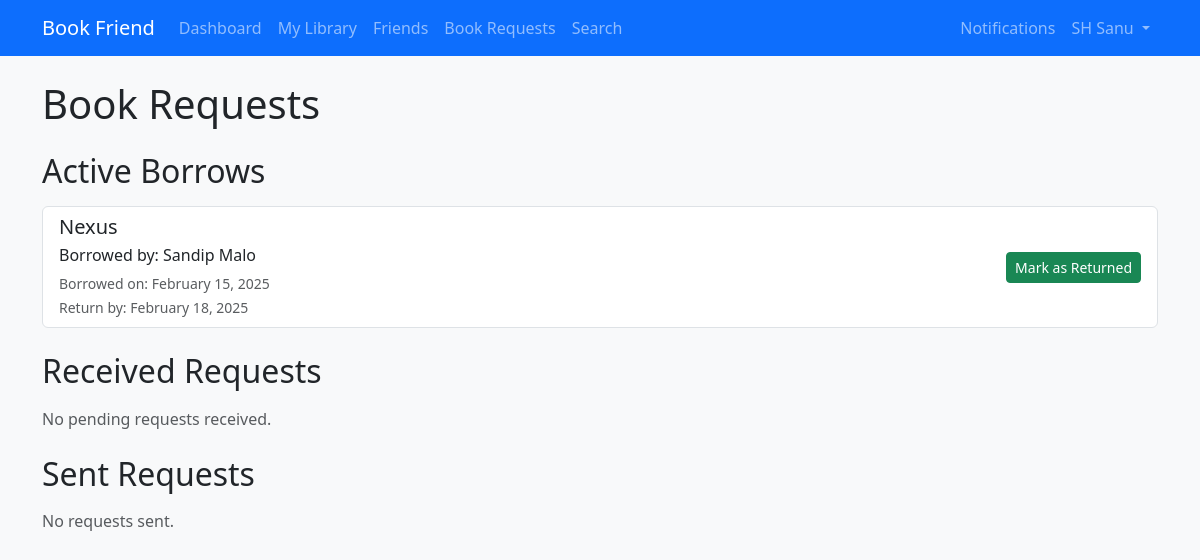
The page /books/requests/ (signed in) on the database as committed earlier.
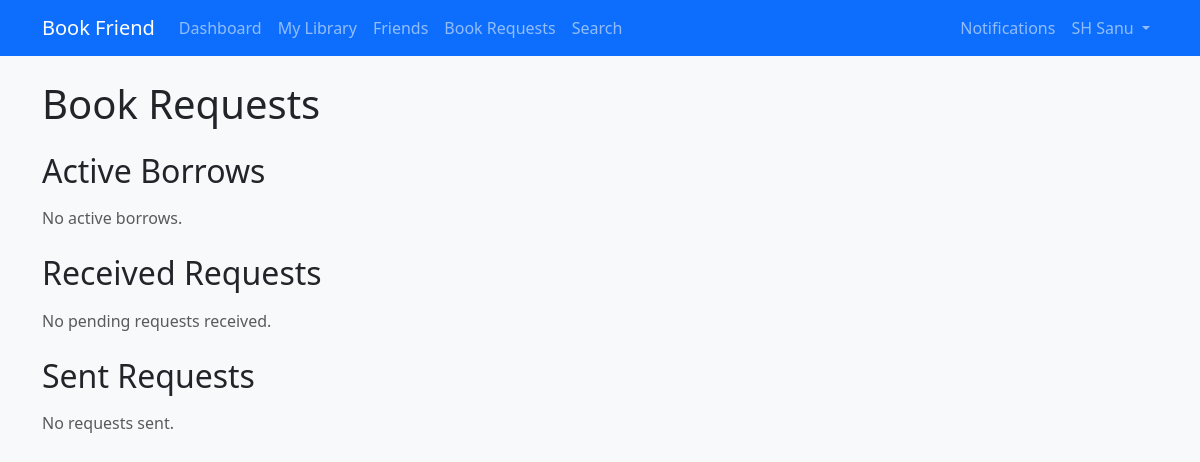
The same page on the database as committed later.
### Core/models.py (models this page shows, shortened)
class BookRequest(models.Model):
    STATUS_CHOICES = [
        ('pending', 'Pending'),
        ('accepted', 'Accepted'),
        ('declined', 'Declined'),
        ('returned', 'Returned'),
    ]
    book = models.ForeignKey(Book, on_delete=models.CASCADE)
    borrower = models.ForeignKey(User, related_name='book_requests_sent', on_delete=models.CASCADE)
    return_date = models.DateField()
    status = models.CharField(max_length=20, choices=STATUS_CHOICES, default='pending')
    created_at = models.DateTimeField(auto_now_add=True)
    returned_at = models.DateTimeField(null=True, blank=True)

class Book(models.Model):
    CONDITION_CHOICES = [
        ('new', 'New'),
        ('like_new', 'Like New'),
        ('good', 'Good'),
        ('fair', 'Fair'),
        ('poor', 'Poor'),
    ]
    owner = models.ForeignKey(User, on_delete=models.CASCADE)
    title = models.CharField(max_length=200)
    author = models.CharField(max_length=200)
    genre = models.CharField(max_length=100)
    condition = models.CharField(max_length=20, choices=CONDITION_CHOICES)
    cover_image = models.ImageField(upload_to='book_covers/', blank=True)
    description = models.TextField(blank=True)
    available = models.BooleanField(default=True)
    created_at = models.DateTimeField(auto_now_add=True)

### Core/views.py (the view)
# urls.py: path("books/requests/", views.book_requests, name="book_requests"),
@login_required
def book_requests(request):
    received_requests = BookRequest.objects.filter(
        book__owner=request.user, status="pending"
    ).select_related("book", "borrower")
    sent_pending_requests = BookRequest.objects.filter(
        borrower=request.user,
        status="pending"
    ).select_related("book", "book__owner")
    sent_returned_requests = BookRequest.objects.filter(
        borrower=request.user,
        status="returned"
    ).select_related("book", "book__owner")
    active_borrows = BookRequest.objects.filter(
        (Q(book__owner=request.user) | Q(borrower=request.user)),
        status="accepted"
    ).select_related("book", "borrower", "book__owner")
    context = {
        "received_requests": received_requests,
        "sent_pending_requests": sent_pending_requests,
        "sent_returned_requests": sent_returned_requests,
        "active_borrows": active_borrows,
    }
    return render(request, "core/books/requests.html", context)

### Core/context_processors.py (called while the page is built)
def notification_count(request):
    if request.user.is_authenticated:
        unread_count = Notification.objects.filter(user=request.user, read=False).count()
        return {'unread_notifications': unread_count}
    return {'unread_notifications': 0}

### templates/core/books/requests.html (shortened to what the changed rows need)
{% extends 'core/base.html' %}
{% load static %}
{% block content %}
<div class="container">
    <h1 class="mb-4">Book Requests</h1>
    <h2 class="mb-3">Active Borrows</h2>
    {% if active_borrows %}
        <div class="list-group mb-4">
            {% for borrow in active_borrows %}
                <div class="list-group-item">
                    <div class="d-flex justify-content-between align-items-center">
                        <div>
                            <h5 class="mb-1">{{ borrow.book.title }}</h5>
                            {% if borrow.borrower == request.user %}
                                <p class="mb-1">Borrowed from: {{ borrow.book.owner.get_full_name }}</p>
                            {% else %}
                                <p class="mb-1">Borrowed by: {{ borrow.borrower.get_full_name }}</p>
                            {% endif %}
                            <small class="text-muted">Borrowed on: {{ borrow.created_at|date:"F d, Y" }}</small><br>
                            <small class="text-muted">Return by: {{ borrow.return_date|date:"F d, Y" }}</small>
                        </div>
                        {% if request.user == borrow.book.owner %}
                        <form method="post" action="{% url 'core:book_return' borrow.id %}">
                            <button type="submit" class="btn btn-success btn-sm">Mark as Returned</button>
                        </form>
                        {% endif %}
                    </div>
                </div>
            {% endfor %}
        </div>
    {% else %}
        <p class="text-muted mb-4">No active borrows.</p>
    {% endif %}
    <h2 class="mb-3">Received Requests</h2>
    {% if received_requests %}
        <div class="list-group mb-4">
            {% for request in received_requests %}
                <div class="list-group-item">
                    <div class="d-flex justify-content-between align-items-center">
                        <div>
                            <h5 class="mb-1">{{ request.book.title }}</h5>
                            <p class="mb-1">Requested by: {{ request.borrower.get_full_name }}</p>
                            <small class="text-muted">Requested on: {{ request.created_at|date:"F d, Y" }}</small><br>
                            <small class="text-muted">Return by: {{ request.return_date|date:"F d, Y" }}</small>
                        </div>
                        <div class="btn-group">
                            <form method="post" action="{% url 'core:book_request_accept' request.id %}" class="d-inline">
                                {% csrf_token %}
                                <button type="submit" class="btn btn-success btn-sm">Accept</button>
                            </form>
                            <form method="post" action="{% url 'core:book_request_decline' request.id %}" class="d-inline">
                                {% csrf_token %}
                                <button type="submit" class="btn btn-danger btn-sm">Decline</button>
                            </form>
                        </div>
                    </div>
                </div>
            {% endfor %}
        </div>
    {% else %}
        <p class="text-muted mb-4">No pending requests received.</p>
    {% endif %}
    <h2 class="mb-3">Sent Requests</h2>
    {% if sent_pending_requests or sent_returned_requests %}
        <div class="list-group">
            {% for request in sent_pending_requests %}
                <div class="list-group-item">
                    <div class="d-flex justify-content-between align-items-center">
                        <div>
                            <h5 class="mb-1">{{ request.book.title }}</h5>
                            <p class="mb-1">Owner: {{ request.book.owner.get_full_name }}</p>
                            <small class="text-muted">Requested on: {{ request.created_at|date:"F d, Y" }}</small><br>
                            <small class="text-muted">Return by: {{ request.return_date|date:"F d, Y" }}</small>
                        </div>
                        <span class="badge bg-warning">Pending</span>
                    </div>
                </div>
            {% endfor %}
            {% for request in sent_returned_requests %}
                <div class="list-group-item">
                    <div class="d-flex justify-content-between align-items-center">
                        <div>
                            <h5 class="mb-1">{{ request.book.title }}</h5>
                            <p class="mb-1">Owner: {{ request.book.owner.get_full_name }}</p>
                            <small class="text-muted">Borrowed on: {{ request.created_at|date:"F d, Y" }}</small><br>
                            <small class="text-muted">Returned on: {{ request.returned_at|date:"F d, Y" }}</small>
                        </div>
                        <span class="badge bg-success">Returned</span>
                    </div>
                </div>
            {% endfor %}
        </div>
    {% else %}
        <p class="text-muted">No requests sent.</p>
    {% endif %}
</div>
{% endblock %}

Rows that differ between the two databases and show on the page:
no longer on this page (row edited): BookRequest: book "Nexus", borrower.get_full_name "Sandip Malo", created_at "February 15, 2025", return_date "February 18, 2025", shows "Mark as Returned"
Other text that changed with them:
text now shown: "No active borrows."
